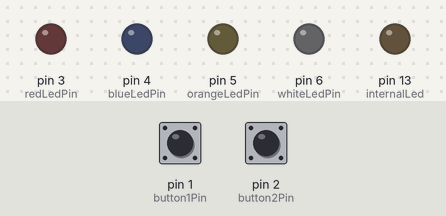
A sketch run on a simulated Arduino Uno, built with avr-gcc and run on an emulated ATmega328P. Shown: output pins drawn as LEDs (lit = HIGH). Inputs (shaded band) come from the test bench; at power-on: pin 1 (button1Pin) LOW, pin 2 (button2Pin) LOW.

Above: at 2.8 s.
2.9 s: pin 1 (button1Pin) pulled HIGH for 1.2 s
At 4.1 s:
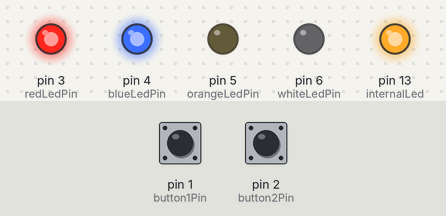
6.5 s: pin 2 (button2Pin) pulled HIGH for 1.2 s
At 7.8 s:
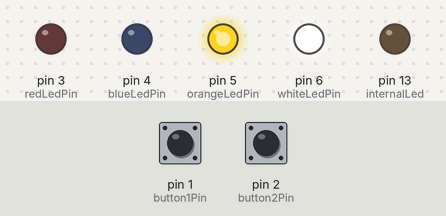
9.5 s: pin 2 (button2Pin) pulled HIGH for 3.2 s
At 14.1 s:
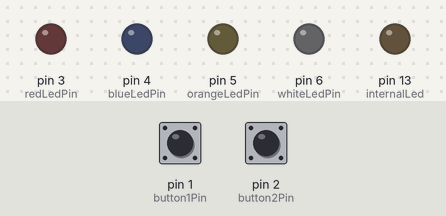
14.5 s: pin 1 (button1Pin) pulled HIGH for 3.2 s
At 15.7 s:
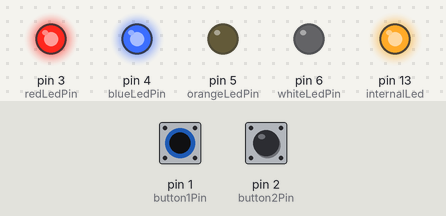
19.5 s: pin 1 (button1Pin) driven HIGH and pin 2 (button2Pin) driven HIGH
At 20.7 s:
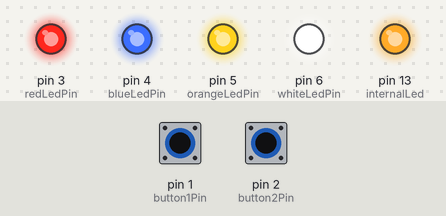
Timing chart, 0 to 22.5 s (numbered marks = the images above; inputs shaded):
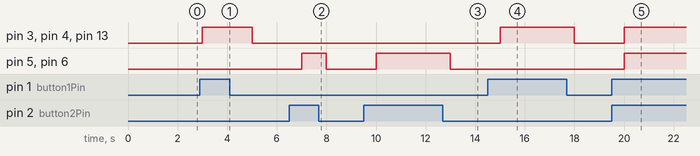

Measured:
- after the input at 2.9 s, pin 3 (redLedPin), pin 4 (blueLedPin), pin 13 (internalLed): LOW → HIGH after 0.10 s, → LOW 2.0 s later
- after the input at 6.5 s, pin 5 (orangeLedPin), pin 6 (whiteLedPin): LOW → HIGH after 0.50 s, → LOW 1.0 s later
- after the input at 9.5 s, pin 5 (orangeLedPin), pin 6 (whiteLedPin): LOW → HIGH after 0.50 s, → LOW 3.0 s later
- after the input at 14.5 s, pin 3 (redLedPin), pin 4 (blueLedPin), pin 13 (internalLed): LOW → HIGH after 0.50 s, → LOW 3.0 s later
- after the input at 19.5 s, pin 3 (redLedPin), pin 4 (blueLedPin), pin 5 (orangeLedPin), pin 6 (whiteLedPin), pin 13 (internalLed): LOW → HIGH after 0.50 s

The sketch:

tinker.ino
```cpp
// Constants are defined here.  They do not change.
const int redLedPin    = 3;
const int blueLedPin   = 4;
const int whiteLedPin  = 6;
const int orangeLedPin = 5;
const int internalLed  = 13;
const int button1Pin   = 1;
const int button2Pin   = 2;
const int msDelay      = 1000;

// Variables are declared here.  Their values to change.
int button1State = 0;
int button2State = 0;

void setup() {
  // Initialize the pins we're going to use into the correct mode (input or output)
  pinMode(redLedPin,    OUTPUT);
  pinMode(blueLedPin,   OUTPUT);
  pinMode(whiteLedPin,  OUTPUT);
  pinMode(orangeLedPin, OUTPUT);
  pinMode(internalLed,  OUTPUT);
  pinMode(button1Pin,   INPUT);
  pinMode(button2Pin,   INPUT);
}

void loop()
{
  // read the state of the pushbutton value
  button1State = digitalRead(button1Pin);
  button2State = digitalRead(button2Pin);
  // check if pushbutton #1 is pressed.  if it is, the
  // button1State is HIGH
  if (button1State == HIGH) {
    // turn LEDs on
    digitalWrite(internalLed, HIGH);
    digitalWrite(redLedPin,   HIGH);
    digitalWrite(blueLedPin,  HIGH);
  } else if (button1State == LOW) {
    // if the state it LOW, turn LEDs off
    digitalWrite(internalLed, LOW);
    digitalWrite(redLedPin,   LOW);
    digitalWrite(blueLedPin,  LOW);
  }

  switch (button2State) {
  case HIGH:
    digitalWrite(orangeLedPin, HIGH);
    digitalWrite(whiteLedPin,  HIGH);
    break;
  case LOW:
    digitalWrite(orangeLedPin, LOW);
    digitalWrite(whiteLedPin,  LOW);
    break;
  default:
    digitalWrite(orangeLedPin, LOW);
    digitalWrite(whiteLedPin,  LOW);
    break;
  }

  delay(msDelay); // Delay a little bit to improve simulation performance
}
```
